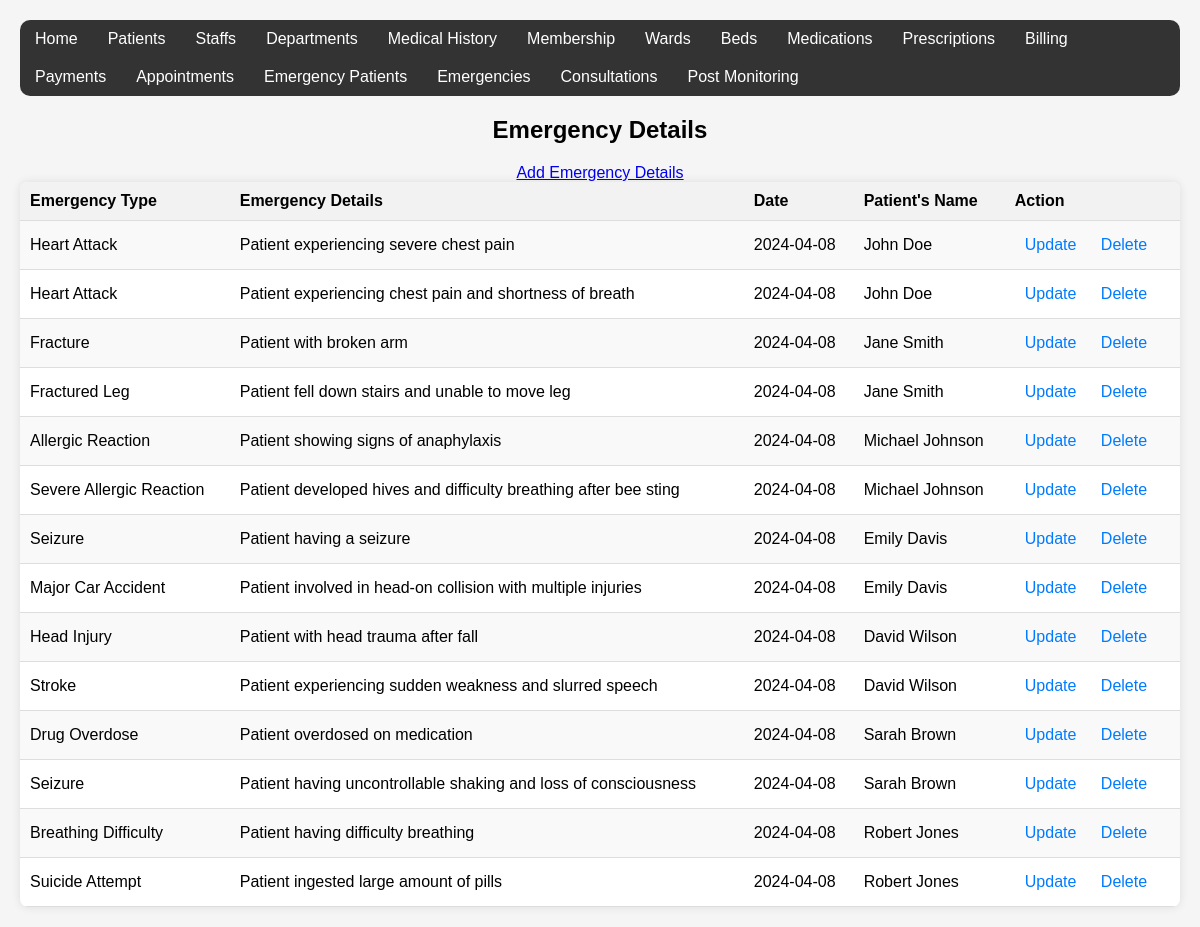
The page /Emergencies/table.php on the database its author committed.
### tables this page shows
CREATE TABLE Emergencies (
    emergency_id INT AUTO_INCREMENT PRIMARY KEY,
    emergency_type VARCHAR(100) NOT NULL,
    emergency_date DATE NOT NULL,
    emergency_details TEXT,
    staff_id INT NOT NULL,
	empatient_id INT NOT NULL,
    FOREIGN KEY (empatient_id) REFERENCES Emergency_patients(empatient_id),
    FOREIGN KEY (staff_id) REFERENCES Staff(staff_id)
);

Create table Emergency_patients(
empatient_id int auto_increment primary key,
empatient_name varchar (250),
contact varchar(20),
datetime_added datetime
);

### Emergencies/table.php (the view, shortened to what this page needs)
<!DOCTYPE html>
<html lang="en">
<head>
</head>
<body>
<div class="container">
    <div class="custom-navbar">
        <?php
        $pages = array(
            "Home" => "../layout/admin_dashboard.php",
            "Patients" => "../patients/table.php",
            "Staffs" => "../staff_members/table.php",
            "Departments" => "../department/table.php",
            "Medical History" => "../medical_history/table.php",
            "Membership" => "../patient membership/table.php",
            "Wards" => "../ward/table.php",
            "Beds" => "../beds/table.php",
            "Medications" => "../medications/table.php",
            "Prescriptions" => "../prescriptions/table.php",
            "Billing" => "../billings/table.php",
            "Payments" => "../payment/table.php",
            "Appointments" => "../Appointments/table.php",
            "Emergency Patients" => "../emergency_patients/table.php",
            "Emergencies" => "../Emergencies/table.php",
            "Consultations" => "../consultations/table.php",
            "Post Monitoring" => "../post_service_monitoring/table.php"
        );
        foreach ($pages as $pageTitle => $pageURL) {
            echo "<a href='$pageURL'>$pageTitle</a>";
        }
        ?>
    </div>
</div>
</body>
</html>
<!DOCTYPE html>
<html>
<head>
</head>
<body>
    <?php
    $servername = "localhost";
    $username = "root";
    $password = "norah#@$&";
    $database = "Jamii1_hospital";
    $conn = new mysqli($servername, $username, $password, $database);
    $sql = "SELECT e.emergency_id, e.emergency_type, e.emergency_date,e.emergency_details, p.empatient_name, f.name
    FROM Emergencies e
    JOIN Emergency_patients p ON p.empatient_id = e.empatient_id
    JOIN staff f ON e.staff_id = f.staff_id";
    $result = $conn->query($sql);
    ?>
    <h2>Emergency Details</h2>
    <div class="add-link">
        <a href="form.php">Add Emergency Details</a>
    </div>
    <table>
        <tr>
            <th>Emergency Type</th>
            <th>Emergency Details</th>
            <th>Date</th>
            <th>Patient's Name</th>
            <th>Action</th>
        </tr>
        <?php if ($result->num_rows > 0) { ?>
            <?php while ($row = $result->fetch_assoc()) { ?>
                <tr>
                    <td><?php echo $row["emergency_type"]; ?></td>
                    <td><?php echo $row["emergency_details"]; ?></td>
                    <td><?php echo $row["emergency_date"]; ?></td>
                    <td><?php echo $row["empatient_name"]; ?></td>
                    <td>
                        <a href="update.php?emergency_id=<?php echo $row["emergency_id"]; ?>">Update</a>
                        <a href="delete.php?emergency_id=<?php echo $row["emergency_id"]; ?>" onclick="return confirm('Are you sure you want to delete this record?')">Delete</a>
                    </td>
                </tr>
            <?php } ?>
        <?php } else { ?>
            <tr><td colspan="5">No records found</td></tr>
        <?php } ?>
    </table>
</body>
</html>

### Emergencies/table.php (style rules this page uses)
body, h1, p { margin: 0; padding: 0; }
.custom-navbar { background-color: #333; border-radius: 10px; margin-bottom: 20px; overflow: hidden; }
.custom-navbar a { float: left; display: block; color: white; text-align: center; padding: 10px 15px; text-decoration: none; transition: background-color 0.3s ease; }
body { font-family: Arial, sans-serif; background-color: #f5f5f5; margin: 0; padding: 20px; }
h2 { text-align: center; margin-bottom: 20px; }
table { width: 100%; border-collapse: collapse; background-color: #fff; border-radius: 8px; overflow: hidden; box-shadow: 0 0 10px rgba(0, 0, 0, 0.1); }
th, td { padding: 10px; text-align: left; border-bottom: 1px solid #ddd; }
th { background-color: #f2f2f2; }
tr:nth-child(even) { background-color: #f9f9f9; }
td a { display: inline-block; padding: 5px 10px; color: #007bff; text-decoration: none; border-radius: 4px; transition: background-color 0.3s; }
.add-link { display: block; text-align: center; margin-top: 20px; }

### rows shown on the page
emergencies: emergency_type "Heart Attack", emergency_details "Patient experiencing severe chest pain", emergency_date "2024-04-08", empatient.empatient_name "John Doe"
emergencies: emergency_type "Heart Attack", emergency_details "Patient experiencing chest pain and shortness of breath", emergency_date "2024-04-08", empatient.empatient_name "John Doe"
emergencies: emergency_type "Fracture", emergency_details "Patient with broken arm", emergency_date "2024-04-08", empatient.empatient_name "Jane Smith"
emergencies: emergency_type "Fractured Leg", emergency_details "Patient fell down stairs and unable to move leg", emergency_date "2024-04-08", empatient.empatient_name "Jane Smith"
emergencies: emergency_type "Allergic Reaction", emergency_details "Patient showing signs of anaphylaxis", emergency_date "2024-04-08", empatient.empatient_name "Michael Johnson"
emergencies: emergency_type "Severe Allergic Reaction", emergency_details "Patient developed hives and difficulty breathing after bee sting", emergency_date "2024-04-08", empatient.empatient_name "Michael Johnson"
emergencies: emergency_type "Seizure", emergency_details "Patient having a seizure", emergency_date "2024-04-08", empatient.empatient_name "Emily Davis"
emergencies: emergency_type "Major Car Accident", emergency_details "Patient involved in head-on collision with multiple injuries", emergency_date "2024-04-08", empatient.empatient_name "Emily Davis"
emergencies: emergency_type "Head Injury", emergency_details "Patient with head trauma after fall", emergency_date "2024-04-08", empatient.empatient_name "David Wilson"
emergencies: emergency_type "Stroke", emergency_details "Patient experiencing sudden weakness and slurred speech", emergency_date "2024-04-08", empatient.empatient_name "David Wilson"
emergencies: emergency_type "Drug Overdose", emergency_details "Patient overdosed on medication", emergency_date "2024-04-08", empatient.empatient_name "Sarah Brown"
emergencies: emergency_type "Seizure", emergency_details "Patient having uncontrollable shaking and loss of consciousness", emergency_date "2024-04-08", empatient.empatient_name "Sarah Brown"
emergencies: emergency_type "Breathing Difficulty", emergency_details "Patient having difficulty breathing", emergency_date "2024-04-08", empatient.empatient_name "Robert Jones"
emergencies: emergency_type "Suicide Attempt", emergency_details "Patient ingested large amount of pills", emergency_date "2024-04-08", empatient.empatient_name "Robert Jones"

### other values the page prints
$pageTitle "Home"
$pageTitle "Patients"
$pageTitle "Staffs"
$pageTitle "Departments"
$pageTitle "Medical History"
$pageTitle "Membership"
$pageTitle "Wards"
$pageTitle "Beds"
$pageTitle "Medications"
$pageTitle "Prescriptions"
$pageTitle "Billing"
$pageTitle "Payments"
$pageTitle "Appointments"
$pageTitle "Emergency Patients"
$pageTitle "Emergencies"
